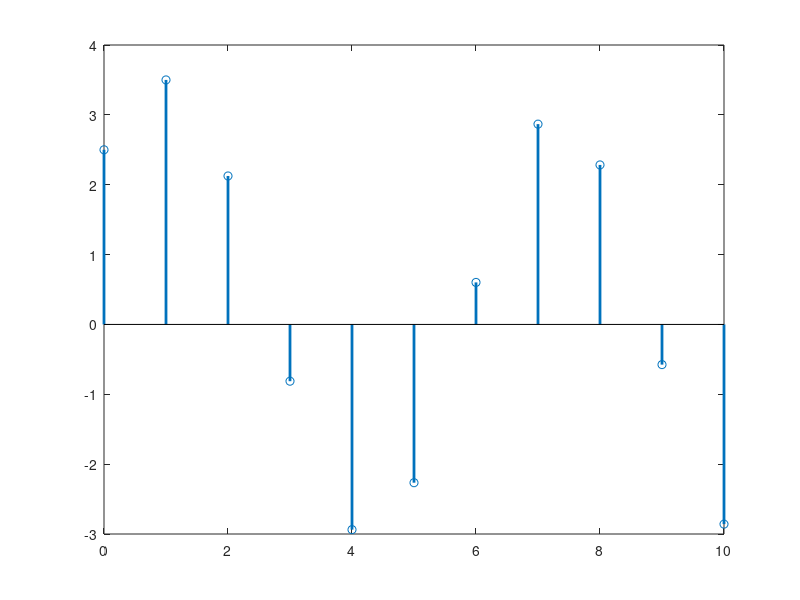

Reproduce this figure in MATLAB.
%    y(n) = x(n) + 2*x(n - 1) + x(n - 3) + 0.5*y(n - 1) - 0.25*y(n - 2);
% x(n) = cos(n*pi/3), y(-1) = 1, y(-2) = 0.5
n = 0:10;
x = cos(n*pi/3);
a = [1 -0.5 0.25];
b = [1 2 0 1];
init_cond = filtic(b,a,1,0.5);
y = filter(b,a,x,init_cond);
stem(n,y,'LineWidth',2);